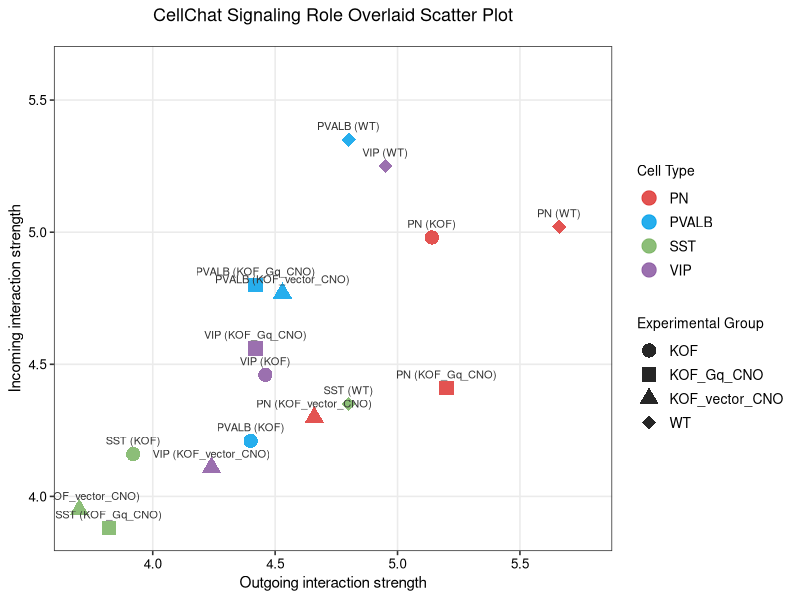

Reproduce this figure in R.
# -------------------------------------------------------------------------
# 1. 加载必要的绘图包
# -------------------------------------------------------------------------
library(ggplot2)

# -------------------------------------------------------------------------
# 2. 构建原始数据集
# -------------------------------------------------------------------------
cellchat_data <- data.frame(
  Group = rep(c("KOF", "KOF_vector_CNO", "KOF_Gq_CNO", "WT"), each = 4),
  CellType = rep(c("PN", "PVALB", "VIP", "SST"), times = 4),
  Outgoing = c(
    5.14, 4.40, 4.46, 3.92,  # KOF 组
    4.66, 4.53, 4.24, 3.70,  # KOF_vector_CNO 组
    5.20, 4.42, 4.42, 3.82,  # KOF_Gq_CNO 组
    5.66, 4.80, 4.95, 4.80   # WT 组
  ),
  Incoming = c(
    4.98, 4.21, 4.46, 4.16,  # KOF 组
    4.30, 4.77, 4.11, 3.95,  # KOF_vector_CNO 组
    4.41, 4.80, 4.56, 3.88,  # KOF_Gq_CNO 组
    5.02, 5.35, 5.25, 4.35   # WT 组
  )
)

# 核心修改：创建一个组合文本标签，形如 "PN (WT)"，防止混淆
cellchat_data$Label <- paste0(cellchat_data$CellType, " (", cellchat_data$Group, ")")

# -------------------------------------------------------------------------
# 3. 定义专属映射（颜色配细胞，形状配分组）
# -------------------------------------------------------------------------
# 颜色保持原样（不加粗、高颜值学术色）
cell_colors <- c(
  "PN"    = "#DE3533",  # 红色
  "PVALB" = "#00A0E9",  # 蓝色
  "VIP"   = "#8957A1",  # 紫色
  "SST"   = "#78B360"   # 绿色
)

# 为 4 个组分配 4 种经典散点形状（圆形、三角形、正方形、菱形）
group_shapes <- c(
  "KOF"            = 16,  # 实心圆
  "KOF_vector_CNO" = 17,  # 实心正三角
  "KOF_Gq_CNO"     = 15,  # 实心正方形
  "WT"             = 18   # 实心菱起
)

# -------------------------------------------------------------------------
# 4. 开始绘制同坐标系叠加散点图
# -------------------------------------------------------------------------
ggplot(cellchat_data, aes(x = Outgoing, y = Incoming, color = CellType, shape = Group)) +
  # 绘制散点
  geom_point(size = 4.5, alpha = 0.85) +
  # 在点上方标注组合标签，字体设为普通（不加粗）
  geom_text(aes(label = Label), 
            vjust = -1.2, 
            hjust = 0.5, 
            size = 2.8, 
            color = "grey20",
            show.legend = FALSE) +
  # 映射颜色和形状
  scale_color_manual(values = cell_colors, name = "Cell Type") +
  scale_shape_manual(values = group_shapes, name = "Experimental Group") +
  # 设置坐标轴标签
  labs(
    x = "Outgoing interaction strength",
    y = "Incoming interaction strength",
    title = "CellChat Signaling Role Overlaid Scatter Plot"
  ) +
  # 
  expand_limits(y = max(cellchat_data$Incoming) * 1.05, x = max(cellchat_data$Outgoing) * 1.02) +
  # 极简经典边框主题
  theme_bw(base_size = 12) +
  # 样式微调：所有字体保持普通（不加粗）
  theme(
    plot.title = element_text(face = "plain", hjust = 0.5, size = 13, margin = margin(b=15)),
    axis.title.x = element_text(face = "plain", size = 11),
    axis.title.y = element_text(face = "plain", size = 11),
    axis.text = element_text(face = "plain", color = "black"),
    legend.text = element_text(face = "plain", size = 10),
    legend.title = element_text(face = "plain", size = 10),
    panel.grid.minor = element_blank() # 去除次要网格线
  )
